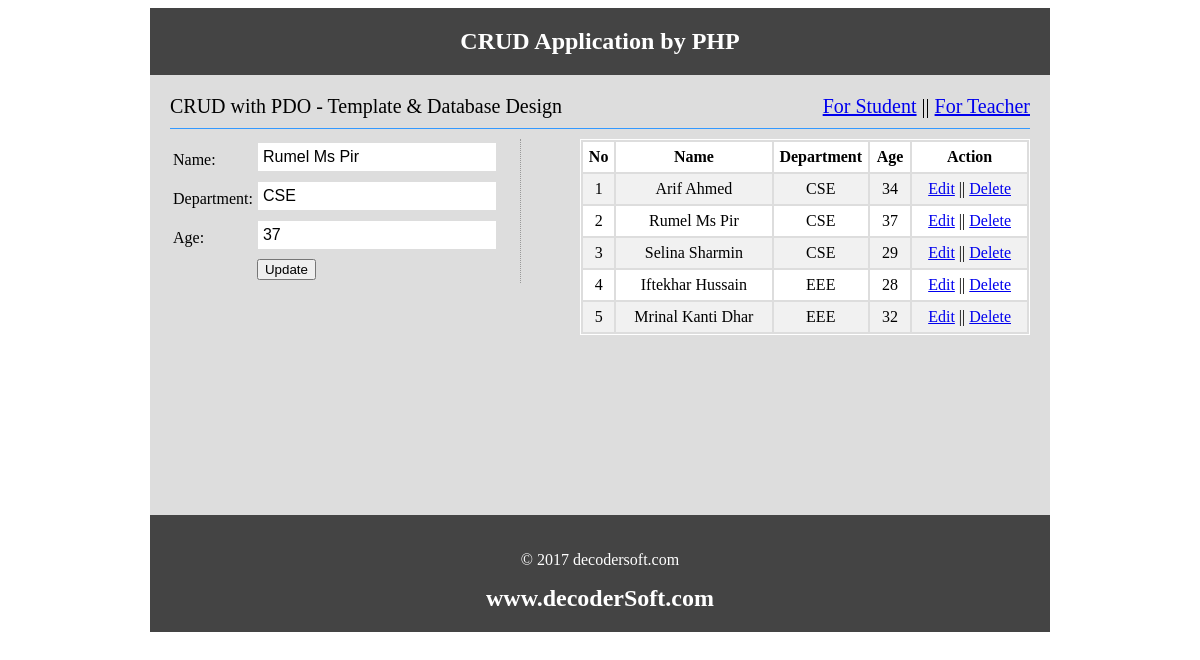
Screenshot of /teacher.php?action=edit&id=2 with the database file from the repository.
### tables this page shows
CREATE TABLE `tbl_teacher` (
  `id` int(11) NOT NULL,
  `name` varchar(100) NOT NULL,
  `dep` varchar(50) NOT NULL,
  `age` int(11) NOT NULL
);

### classes/Main.php (called while the page is built, shortened)
<?php
	include "DB.php";
	abstract class Main
	{
		protected $table;
			public function readAll(){
		        $sql = "SELECT * FROM $this->table";
		        $stmt = DB::prepare($sql);
		        $stmt->execute();
		        return $stmt->fetchALL();
	    	}
	   		 public function readByID($id){
		        $sql = "select * from $this->table where id=?";
		        $stmt = DB::prepare($sql);
		        $stmt->execute(array($id));
		        return $stmt->fetch();
	    	}
	}
?>

### classes/DB.php (called while the page is built, shortened)
<?php
class DB{
    private static $pdo;
    private static $dsn = "mysql:dbname=".DB_NAME."; host=".DB_HOST;
    public static function connection(){
        if(!isset(self::$pdo)){
            try{
                 self::$pdo = new PDO(self::$dsn, DB_USER, DB_PASS);
            } catch (PDOException $ex) {
                echo "Connection Failed.".$ex->getMessage()."<br/>";
            }
        }
        return self::$pdo;
    }
    public static function prepare($sql){
        return self::connection()->prepare($sql);
    }
}
?>

### teacher.php (the view, shortened to what this page needs)
<?php
include("header.php");
?>
<?php
$user = new Teacher();
?>
<?php
    if(isset($_GET['action']) && $_GET['action'] == 'edit')
    {
        $id = (int)$_GET['id'];
        $result = $user->readByID($id);
?>
<section class="mainleft">
    <form action="" method="post">
        <table>
                <td>Name: </td>
                <td><input type="text" name="name" value="<?php echo $result['name'];?>" required="1"/></td>
            <tr>
                <td>Department: </td>
                <td><input type="text" name="dept" value="<?php echo $result['dep'];?>" required="1"/></td>
            </tr>
            <tr>
                <td>Age: </td>
                <td><input type="text" name="age" value="<?php echo $result['age'];?>" required="1"/></td>
            </tr>
            <tr>
                <td></td>
                <td><input type="submit" name="update" value="Update"/></td>
            </tr>
        </table>
    </form>
</section>
<?php } else if (isset($_GET['action']) && $_GET['action'] == 'delete'){
                 $id = (int)$_GET['id'];
                 $user->deleteData($id); ?>
                 <section class="mainleft">
    <form action="" method="post">
        <table>
            <tr>
                <td>Name: </td>
                <td><input type="text" name="name" placeholder="Your Name.." required="1"/></td>
            </tr>
            <tr>
                <td>Department: </td>
                <td><input type="text" name="dept" placeholder="Your Department.." required="1"/></td>
            </tr>
            <tr>
                <td>Age: </td>
                <td><input type="text" name="age" placeholder="Your Age.." required="1"/></td>
            </tr>
            <tr>
                <td></td>
                <td><input type="submit" name="submit" value="Submit"/></td>
            </tr>
        </table>
    </form>
</section>
<?php } ?>
<section class="mainright">
    <table class="tblone">
        <tr>
            <th>No</th>
            <th>Name</th>
            <th>Department</th>
            <th>Age</th>
            <th>Action</th>
        </tr>
    <?php
    $i = 0;
    foreach($user->readAll() as $value){
        $i++;
    ?>
        <tr>
            <td><?php echo $i ?></td>
            <td><?php echo $value['name']?></td>
            <td><?php echo $value['dep']?></td>
            <td><?php echo $value['age']?></td>
            <td>
                <?php
                    echo "<a href='teacher.php?action=edit&id=".$value['id']."'>Edit</a>";
                ?>
                  ||
                <?php echo "<a href='teacher.php?action=delete&id=".$value['id']."' onClick='return confirm(\"Are you sure to delete Data....\")'>Delete</a>"; ?>
            </td>
        </tr>
    <?php } ?>
    </table>
</section>
<?php include("footer.php"); ?>

### header.php (style rules this page uses)
input[type="text"] { width: 238px; padding: 5px; }
.mainleft { border-right: 1px dotted #999; float:left; margin-right: 16px;width: 350px }
.mainright { float: right; width: 450px }
.tblone { width: 100%; border: 1px solid #fff; }
.tblone td { padding: 5px 10px; text-align: center; }
table.tblone tr:nth-child(2n+1) { background: #fff; height: 30px; }
table.tblone tr:nth-child(2n) { background: #f1f1f1; height: 30px; }
input[type="text"] { border: 1px solid #ddd; margin-bottom: 5px; padding: 5px; width: 228px; font-size: 16px; }
input[type="submit"] { cursor: pointer }

### rows the page displays
tbl_teacher: name "Rumel Ms Pir", dept "CSE", age "37", dep "CSE"
tbl_teacher: name "Arif Ahmed", dep "CSE", age "34"
tbl_teacher: name "Selina Sharmin", dep "CSE", age "29"
tbl_teacher: name "Iftekhar Hussain", dep "EEE", age "28"
tbl_teacher: name "Mrinal Kanti Dhar", dep "EEE", age "32"
